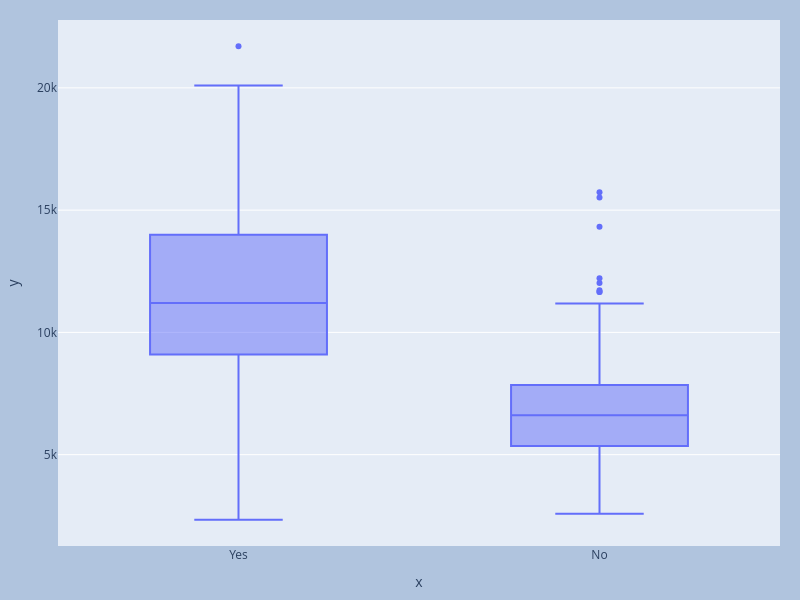

Notebook source saved alongside this figure:
### Code cell
q = lazy_df.select(
    pl.col("Outstate"),
    pl.col("Private"),
)
df = q.collect().to_pandas()
fig = px.box(y=df["Outstate"], x=df["Private"], width=800, height=600)
fig.update_layout(
    margin={"l": 20, "r": 20, "t": 20, "b": 20},
    paper_bgcolor="LightSteelBlue",
)

### Figure 1 — Plotly figure (JSON) as saved in the notebook; plotly's stock layout.template omitted (floating-point values rounded to 4 significant figures; data arrays with more than 128 entries replaced by an {"elided": "..."} marker saying what was removed)
{"data": [{"alignmentgroup": "True", "hovertemplate": "x=%{x}<br>y=%{y}<extra></extra>", "legendgroup": "", "marker": {"color": "#636efa"}, "name": "", "notched": false, "offsetgroup": "", "orientation": "v", "showlegend": false, "type": "box", "x": {"elided": "777 str values"}, "x0": " ", "xaxis": "x", "y": {"elided": "777 int values"}, "y0": " ", "yaxis": "y"}], "layout": {"boxmode": "group", "height": 600, "legend": {"tracegroupgap": 0}, "margin": {"b": 20, "l": 20, "r": 20, "t": 20}, "paper_bgcolor": "LightSteelBlue", "width": 800, "xaxis": {"anchor": "y", "domain": [0, 1], "title": {"text": "x"}}, "yaxis": {"anchor": "x", "domain": [0, 1], "title": {"text": "y"}}}}
